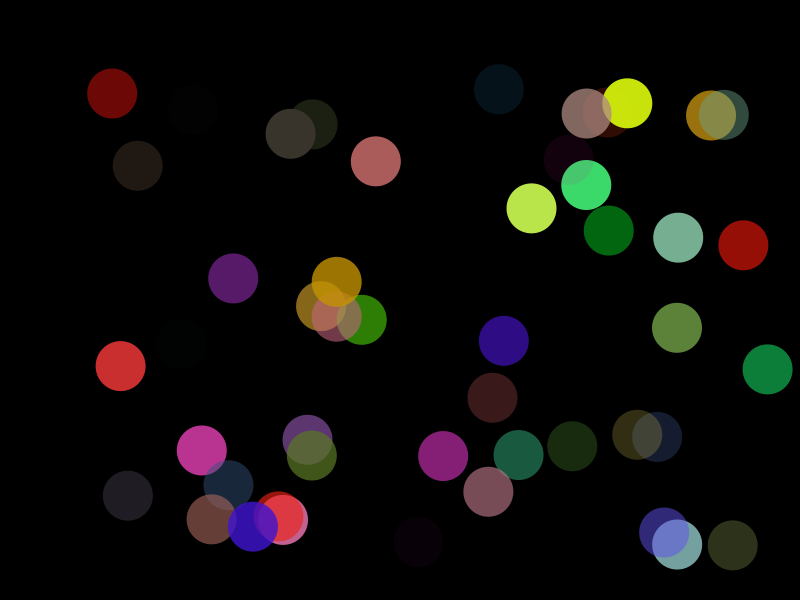
Frame 1 (no input)
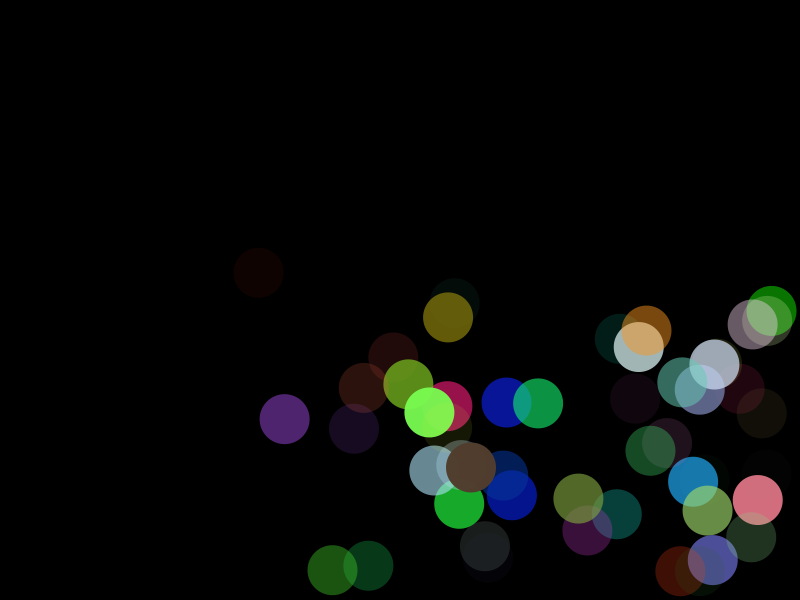
Frame 60 (the mouse pressed at the canvas centre just before this capture)
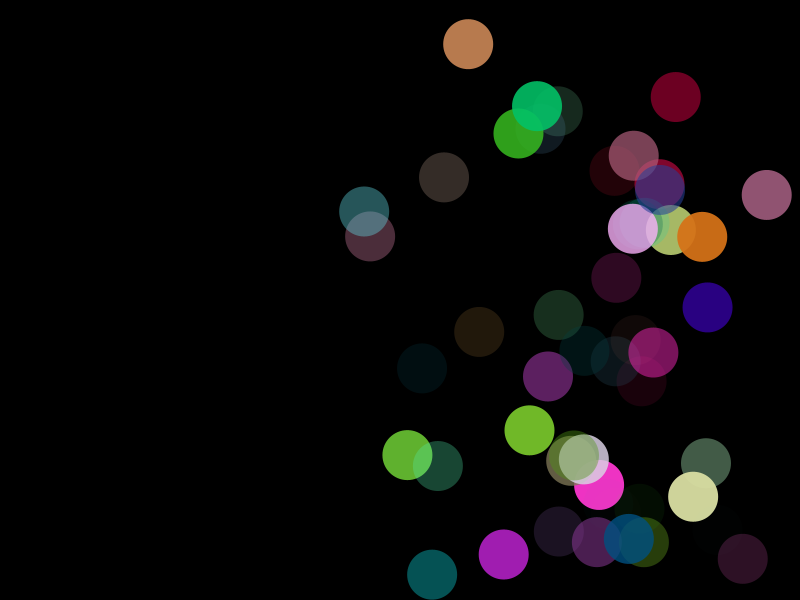
Frame 120 (the mouse held since frame 60 and released just before this capture)

The Processing sketch that drew these frames (run headless with seeded random() and noise(); from frame 60 on, the mouse is pressed at the canvas centre):

// Processing sketch: processing_33816
// ── processing_33816.pde

//Nicole Del Senno
//N00211488

int diam= 50;                             //width of the shape
int numCircle = 50;                       //number of circles

float[] xpos = new float[numCircle];      //starting position x
float[] ypos = new float[numCircle];      //starting position y

float[] velX = new float [numCircle];     //velocity of the shape
float[] velY = new float [numCircle];     //velocity of the shape

float[] r = new float [numCircle];        //r color value
float[] g = new float [numCircle];        //g color value
float[] b = new float [numCircle];        //b color value
float[] a = new float [numCircle];        //a color value

void setup(){
  size(800,600);
  noStroke();
  smooth();
  //random starting position 
  for (int i=0; i< numCircle; i++){
    xpos[i]= random(diam, width-diam);
    ypos[i]= random(diam, height-diam);
    
    velX[i] = random(2,4);
    velY[i] = random(3,5);
  }
}

void draw(){
  background(0);
  //updates the position of the shape
  for(int i=0; i<numCircle; i++){
    xpos[i] +=velX[i];
    ypos[i] +=velY[i];
    
    //set boundaries for the shapes
    if(xpos[i] < 0 || xpos[i] > width-diam){
      velX[i]*=-1;
    }
    if(ypos[i] < 0 || ypos[i] > height-diam){
      velY[i]*=-1;
    }
    
    //draw and random fill of the shapes
    r[i] = random(0,255);
    g[i]= random(0,255);
    b[i] = random(0,255);
    a[i] = random(0,255);
    
    fill (r[i], g[i], b[i], a[i]);
    ellipseMode(CORNER);
    ellipse(xpos[i], ypos[i], diam,diam);
  }
}
  
